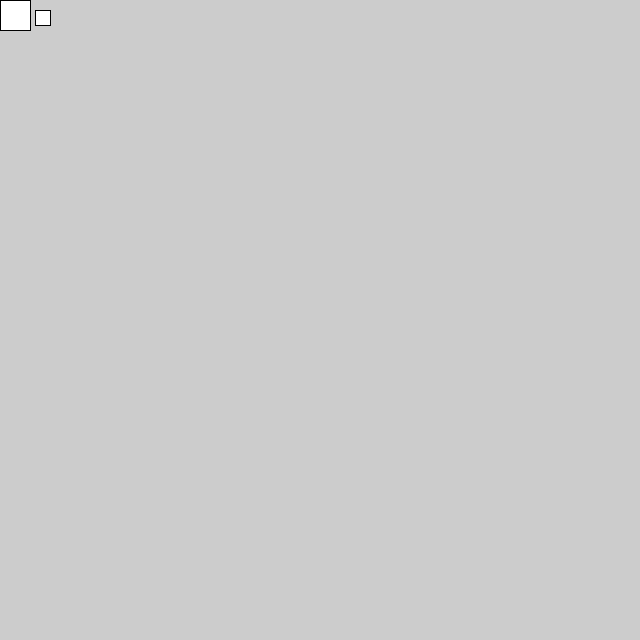
Frame 1 (no input)
Frame 60 (the mouse pressed at the canvas centre just before this capture): identical to frame 1, image omitted
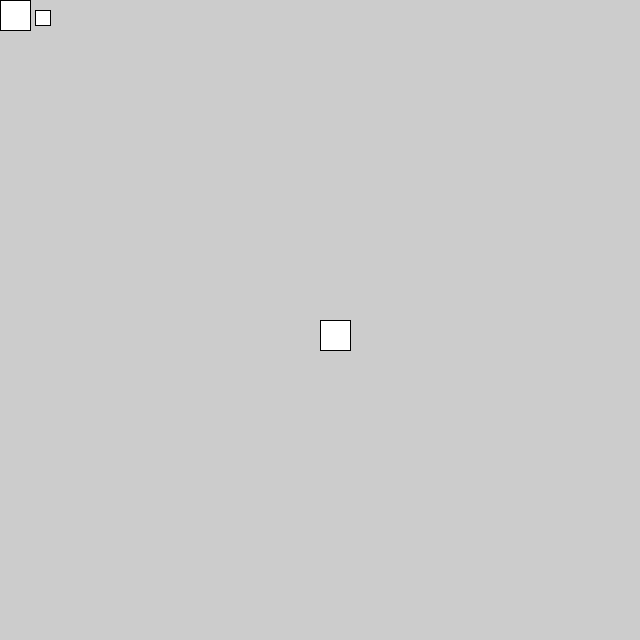
Frame 120 (the mouse held since frame 60 and released just before this capture)

The Processing sketch that drew these frames (run headless with seeded random() and noise(); from frame 60 on, the mouse is pressed at the canvas centre):

// Processing sketch: sketch_170328_example610
// ── sketch_170328_example610.pde
/*
* 初期処理
* 初回のみ実行
*/
void setup() {
  size(640, 640);
}

/*
* 描写処理
* 実行中は繰返し実行
*/
void draw() {
  pushMatrix();
  translate(mouseX, mouseY);
  rect(0, 0, 30, 30);

  popMatrix();
  translate(35, 10);
  rect(0, 0, 15, 15);
}
